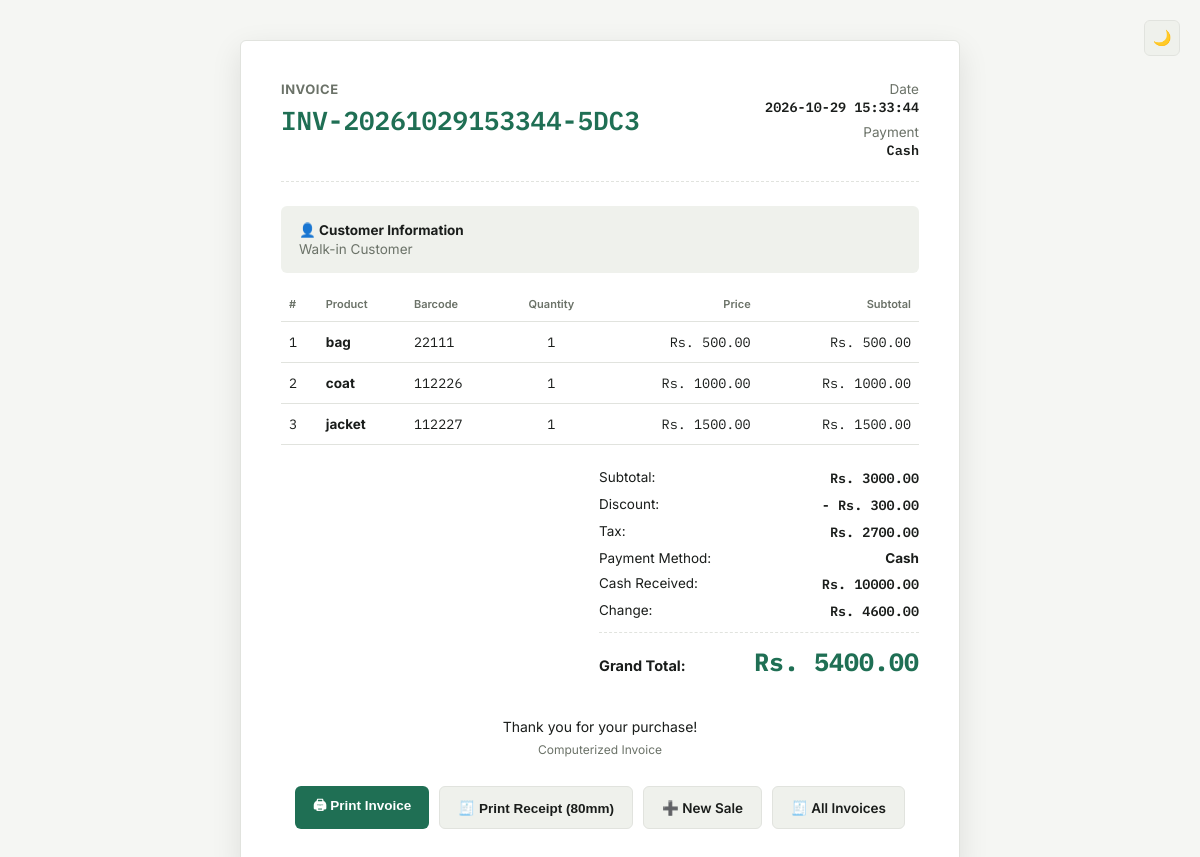
/invoice/3 (signed in), run on the app's committed database.
### tables this page shows
CREATE TABLE sales (
            id INTEGER PRIMARY KEY AUTOINCREMENT,
            invoice_no TEXT NOT NULL,
            subtotal REAL DEFAULT 0,
            total REAL NOT NULL,
            discount REAL DEFAULT 0,
            tax REAL DEFAULT 0,
            payment_method TEXT NOT NULL,
            cash_received REAL DEFAULT 0,
            change_amount REAL DEFAULT 0,
            sale_date TEXT NOT NULL,
            customer_id INTEGER
        );

CREATE TABLE sale_items (
            id INTEGER PRIMARY KEY AUTOINCREMENT,
            sale_id INTEGER NOT NULL,
            product_id INTEGER NOT NULL,
            quantity INTEGER NOT NULL,
            price REAL NOT NULL,
            subtotal REAL NOT NULL
        );

CREATE TABLE products (
            id INTEGER PRIMARY KEY AUTOINCREMENT,
            name TEXT NOT NULL,
            barcode TEXT,
            category TEXT,
            price REAL NOT NULL,
            stock INTEGER NOT NULL DEFAULT 0,
            is_active INTEGER NOT NULL DEFAULT 1
        );

### app.py (the view)
@app.route("/invoice/<int:id>")
@login_required
def view_invoice(id):
    conn = get_db_connection()
    sale = conn.execute("""
        SELECT sales.*, customers.name AS customer_name, customers.phone AS customer_phone,
               customers.email AS customer_email, customers.address AS customer_address
        FROM sales
        LEFT JOIN customers ON sales.customer_id = customers.id
        WHERE sales.id = ?
    """, (id,)).fetchone()
    if sale is None:
        conn.close()
        return "Invoice not found."
    items = conn.execute("""
        SELECT sale_items.*, products.name AS product_name, products.barcode AS barcode
        FROM sale_items
        JOIN products ON sale_items.product_id = products.id
        WHERE sale_items.sale_id = ?
        ORDER BY sale_items.id ASC
    """, (id,)).fetchall()
    conn.close()
    return render_template("view_invoice.html", sale=sale, items=items)

### app.py (called while the page is built, shortened)
@app.before_request
def csrf_protect():
    if request.method not in ("POST", "PUT", "PATCH", "DELETE"):
        return None

def get_db_connection():
    conn = sqlite3.connect(DATABASE)
    conn.row_factory = sqlite3.Row
    return conn

def login_required(function):
    @wraps(function)
    def decorated_function(*args, **kwargs):
        if "user_id" not in session:
            return redirect("/login")
        return function(*args, **kwargs)
    return decorated_function

### templates/view_invoice.html (shortened to what this page needs)
<!DOCTYPE html>
<html lang="en">
<head>
</head>
<body>
<button type="button" class="theme-toggle" id="themeToggle" title="Toggle theme">🌙</button>
<div class="invoice-container">
    <div class="invoice-header">
        <div>
            <div class="invoice-title">INVOICE</div>
            <div class="invoice-number">{{ sale.invoice_no }}</div>
        </div>
        <div class="meta-block">
            <div class="row">
                <span class="lbl">Date</span>
                <span class="val">{{ sale.sale_date }}</span>
            </div>
            <div class="row">
                <span class="lbl">Payment</span>
                <span class="val">{{ sale.payment_method }}</span>
            </div>
        </div>
    </div>
    <div class="customer-box">
        <div class="customer-title">👤 Customer Information</div>
        {% if sale.customer_name %}
            <div><strong>Name:</strong> {{ sale.customer_name }}</div>
            {% if sale.customer_phone %}<div><strong>Phone:</strong> {{ sale.customer_phone }}</div>{% endif %}
            {% if sale.customer_email %}<div><strong>Email:</strong> {{ sale.customer_email }}</div>{% endif %}
            {% if sale.customer_address %}<div><strong>Address:</strong> {{ sale.customer_address }}</div>{% endif %}
        {% else %}
            <div class="muted">Walk-in Customer</div>
        {% endif %}
    </div>
    <table>
        <thead>
            <tr>
                <th>#</th>
                <th>Product</th>
                <th>Barcode</th>
                <th class="center">Quantity</th>
                <th class="right">Price</th>
                <th class="right">Subtotal</th>
            </tr>
        </thead>
        <tbody>
            {% for item in items %}
            <tr>
                <td class="num">{{ loop.index }}</td>
                <td><strong>{{ item.product_name }}</strong></td>
                <td class="num">{{ item.barcode or "-" }}</td>
                <td class="center num">{{ item.quantity }}</td>
                <td class="right num">Rs. {{ "%.2f"|format(item.price) }}</td>
                <td class="right num">Rs. {{ "%.2f"|format(item.subtotal) }}</td>
            </tr>
            {% endfor %}
        </tbody>
    </table>
    <div class="total-box">
        {% set invoice_subtotal = sale.subtotal if sale.subtotal else (items|sum(attribute='subtotal')) %}
        <div class="total-row">
            <span>Subtotal:</span>
            <strong class="num">Rs. {{ "%.2f"|format(invoice_subtotal) }}</strong>
        </div>
        {% if sale.discount and sale.discount > 0 %}
        <div class="total-row">
            <span>Discount:</span>
            <strong class="num">- Rs. {{ "%.2f"|format(sale.discount) }}</strong>
        </div>
        {% endif %}
        {% if sale.tax and sale.tax > 0 %}
        <div class="total-row">
            <span>Tax:</span>
            <strong class="num">Rs. {{ "%.2f"|format(sale.tax) }}</strong>
        </div>
        {% endif %}
        <div class="total-row">
            <span>Payment Method:</span>
            <strong>{{ sale.payment_method }}</strong>
        </div>
        {% if sale.payment_method == "Cash" %}
        <div class="total-row">
            <span>Cash Received:</span>
            <strong class="num">Rs. {{ "%.2f"|format(sale.cash_received) }}</strong>
        </div>
        <div class="total-row">
            <span>Change:</span>
            <strong class="num">Rs. {{ "%.2f"|format(sale.change_amount) }}</strong>
        </div>
        {% endif %}
        <hr>
        <div class="grand-row">
            <span class="lbl">Grand Total:</span>
            <span class="grand-total num">Rs. {{ "%.2f"|format(sale.total) }}</span>
        </div>
    </div>
    <div class="invoice-footer">
        <p>Thank you for your purchase!</p>
        <small>Computerized Invoice</small>
    </div>
    <div class="action-buttons">
        <button onclick="window.print()" class="btn btn-print">🖨 Print Invoice</button>
        <button type="button" onclick="printReceipt()" class="btn btn-outline">🧾 Print Receipt (80mm)</button>
        <a href="/pos" class="btn btn-outline">➕ New Sale</a>
        <a href="/invoices" class="btn btn-outline">🧾 All Invoices</a>
    </div>
</div>
</body>
</html>

### templates/view_invoice.html (style rules this page uses)
:root { --bg: #F5F6F3; --surface: #FFFFFF; --surface-sunken: #EFF1EC; --border: #E1E3DE; --text: #1A1D1B; --text-muted: #6B7268; --accent: #1F6F54; --accent-hover: #185B44; --accent-soft: #E4EFE9; --font-ui: 'Inter', -apple-system, BlinkMacSystemFont, sans-serif; --font-mono: 'IBM Plex Mono', 'Courier New', monospace; --radius: 6px; --shadow: 0 10px 30px rgba(20, 24, 20, 0.10); }
* { box-sizing: border-box; }
body { margin: 0; padding: 40px 20px; font-family: var(--font-ui); background: var(--bg); color: var(--text); transition: background 0.15s ease, color 0.15s ease; }
a { text-decoration: none; }
.num { font-family: var(--font-mono); font-variant-numeric: tabular-nums; }
.theme-toggle { position: fixed; top: 20px; right: 20px; width: 36px; height: 36px; border-radius: var(--radius); border: 1px solid var(--border); background: var(--surface-sunken); color: var(--text); display: flex; align-items: center; justify-content: center; cursor: pointer; font-size: 15px; }
.invoice-container { max-width: 720px; margin: 0 auto; background: var(--surface); border: 1px solid var(--border); border-radius: var(--radius); box-shadow: var(--shadow); padding: 40px; }
.invoice-header { display: flex; justify-content: space-between; align-items: flex-start; gap: 20px; border-bottom: 1px dashed var(--border); padding-bottom: 22px; margin-bottom: 24px; }
.invoice-title { font-size: 13px; font-weight: 700; letter-spacing: 0.04em; color: var(--text-muted); margin-bottom: 6px; }
.invoice-number { font-family: var(--font-mono); font-size: 26px; font-weight: 600; color: var(--accent); }
.meta-block { text-align: right; font-size: 13.5px; }
.meta-block .row { margin-bottom: 8px; }
.meta-block .row:last-child { margin-bottom: 0; }
.meta-block .lbl { color: var(--text-muted); display: block; margin-bottom: 1px; }
.meta-block .val { font-family: var(--font-mono); font-weight: 600; }
.customer-box { background: var(--surface-sunken); border-radius: var(--radius); padding: 16px 18px; margin-bottom: 24px; }
.customer-title { font-weight: 700; font-size: 14.5px; margin-bottom: 8px; }
.customer-box div { font-size: 13.5px; margin-bottom: 3px; }
.customer-box div:last-child { margin-bottom: 0; }
.muted { color: var(--text-muted); }
table { width: 100%; border-collapse: collapse; font-size: 13.5px; margin-bottom: 24px; }
thead th { text-align: left; font-size: 11px; font-weight: 600; color: var(--text-muted); padding: 0 8px 10px 8px; border-bottom: 1px solid var(--border); }
thead th.right { text-align: right; }
thead th.center { text-align: center; }
tbody td { padding: 11px 8px; border-bottom: 1px solid var(--border); }
tbody td.right { text-align: right; }
tbody td.center { text-align: center; }
.total-box { max-width: 320px; margin-left: auto; }
.total-row { display: flex; justify-content: space-between; font-size: 13.5px; margin-bottom: 9px; }
.total-row .num { font-weight: 600; }
.total-box hr { border: none; border-top: 1px dashed var(--border); margin: 12px 0; }
.grand-row { display: flex; justify-content: space-between; align-items: baseline; }
.grand-row .lbl { font-size: 14.5px; font-weight: 700; }
.grand-total { font-family: var(--font-mono); font-size: 25px; font-weight: 700; color: var(--accent); }
.invoice-footer { text-align: center; margin-top: 40px; }
.invoice-footer p { margin: 0 0 3px 0; font-size: 14px; }
.invoice-footer small { color: var(--text-muted); font-size: 12px; }
.action-buttons { margin-top: 28px; display: flex; justify-content: center; gap: 10px; flex-wrap: wrap; }
.btn { display: inline-flex; align-items: center; gap: 6px; padding: 10px 18px; font-size: 13.5px; font-weight: 600; border-radius: var(--radius); border: none; cursor: pointer; }
.btn-print { background: var(--accent); color: #fff; }
.btn-outline { background: var(--surface-sunken); border: 1px solid var(--border); color: var(--text); }

### data on the page
sales: invoice_no "INV-20261029153344-5DC3", sale_date "2026-10-29 15:33:44", payment_method "Cash", subtotal "3000.00", discount "300.00", tax "2700.00", cash_received "10000.00", change_amount "4600.00", total "5400.00"
sale_items: product_name "bag", barcode "22111", quantity "1", price "500.00", subtotal "500.00"
sale_items: product_name "coat", barcode "112226", quantity "1", price "1000.00", subtotal "1000.00"
sale_items: product_name "jacket", barcode "112227", quantity "1", price "1500.00", subtotal "1500.00"
